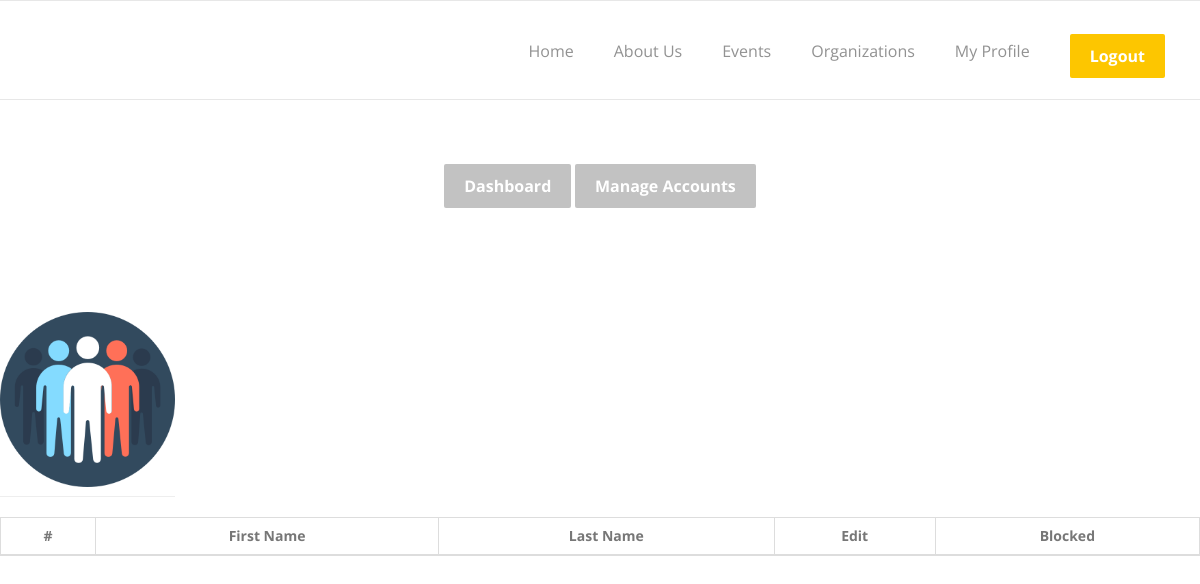
The app's page /lists_volunteers.php, older data.
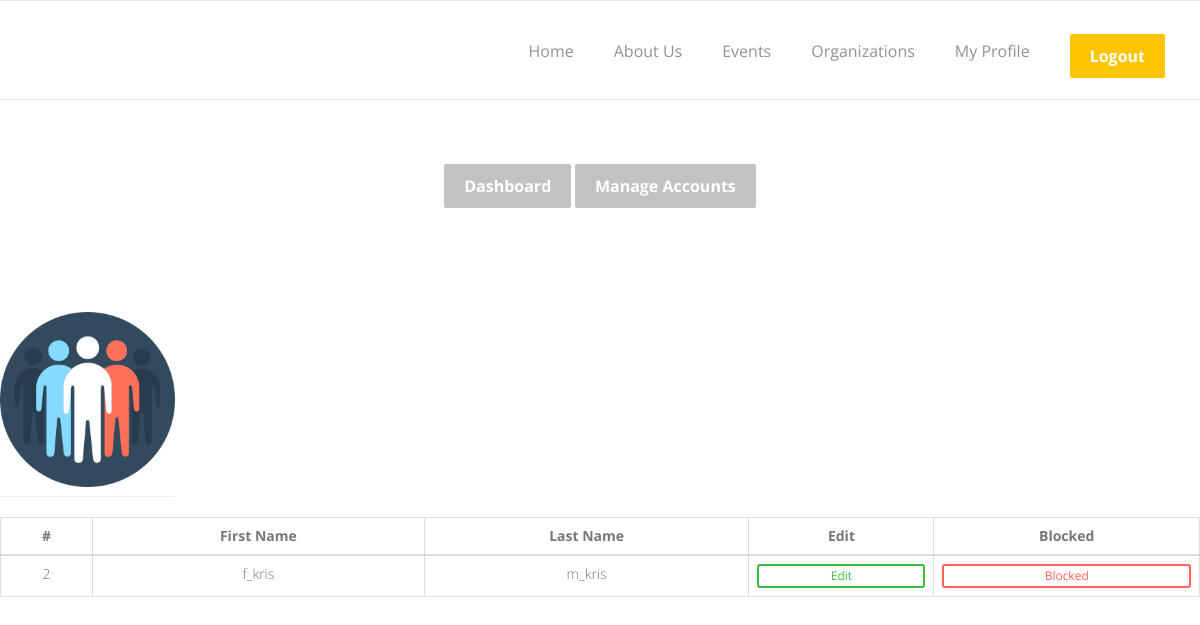
The same page, newer data.
### tables this page shows
CREATE TABLE `user` (
  `user_id` int(11) NOT NULL,
  `user_name` varchar(50) NOT NULL,
  `user_password` varchar(50) NOT NULL,
  `user_type` varchar(50) NOT NULL,
  `first_name` text NOT NULL,
  `middle_name` text NOT NULL,
  `last_name` text NOT NULL,
  `email_address` text NOT NULL,
  `status` tinyint(1) NOT NULL,
  `blocked` tinyint(1) NOT NULL,
  `no_missed_activities` int(11) NOT NULL,
  `advocacies` text NOT NULL,
  `user_occupation` text NOT NULL
);

### lists_volunteers.php (the view, shortened to what this page needs)
<!DOCTYPE html>
<?php
include ('Header1.php');
include('sql_connect.php');
?>
      <div class="text-center">
        <a href="admin_dashboard.php"><button class="navbar-btn nav-button" id="login" style="visibility: visible; animation-name: bounceInRight;">Dashboard</button></a>
        <a href=""><button class="navbar-btn nav-button" id="manage_account" style="visibility: visible; animation-name: bounceInRight;">Manage Accounts</button></a>
      </div>
      <div id="wrapper">
          <div id="page-wrapper">
                <div class="row">
                  <div class="col-xs-2">
                      <h1 class="page-header">
                          <a href="lists_organizations.php"><img src="assets/img/icons/png/team-3.png"></a>
                      </h1>
                  </div>
                </div>
          </div>
      </div>
      <div class ="center" class="table-responsive">
                    <table class="table table-bordered table-hover" id='acc'>
                        <thead >
                            <tr>
                                <th class='center'>#</th>
                                <th class='center'>First Name</th>
																<th class='center'>Last Name</th>
								                <th class='center'>Edit</th>
								                <th class='center'>Blocked</th>
                            </tr>
                            </thead>
                            <tbody id='tableId'>
                            <?php
                                $counter = 0;
                                $table = 'SELECT * FROM user WHERE user_type != "admin" && user_type != "organization"';
                                $info = mysqli_query($sql, $table);
                                while($row = mysqli_fetch_array($info)){
								                    echo"
									                    <tr>
										                      <td id='td0".$counter."'>".$row[0]."</td>
										                      <td id='td1".$counter."'>".$row[4]."</td>
                                          <td id='td2".$counter."'>".$row[5]."</td>";
                                      		echo"<td id='td3".$counter."'><input type='button' class='btn btn-success btn-xs' id='edit".$counter."' onclick='getEdit(".$counter.")' value='Edit'></td>
                                          <td id='td4".$counter."'><input type='button' class='btn btn-danger btn-xs' id='blocked".$counter."' onclick='getDelete(".$counter.")' value='Blocked'></td>
                                          </tr>";
                                          $counter++;}
                                    ?>
                                    </tbody>
                                </table>
                            </div>
    </body>
</html>

### Header1.php (shortened to what this page needs)
<!DOCTYPE html>
<html>
<head>
  <link rel="stylesheet" href="/assets/css/normalize.css">
  <link rel="stylesheet" href="assets/css/font-awesome.min.css">
  <link rel="stylesheet" href="assets/css/fontello.css">
  <link href="assets/fonts/icon-7-stroke/css/pe-icon-7-stroke.css" rel="stylesheet">
  <link href="assets/fonts/icon-7-stroke/css/helper.css" rel="stylesheet">
  <link href="assets/css/animate.css" rel="stylesheet" media="screen">
  <link rel="stylesheet" href="assets/css/bootstrap-select.min.css">
  <link rel="stylesheet" href="bootstrap/css/bootstrap.min.css">
  <link rel="stylesheet" href="assets/css/owl.theme.css">
  <link rel="stylesheet" href="assets/css/owl.transitions.css">
  <link rel="stylesheet" href="assets/css/style.css">
  <link rel="stylesheet" href="assets/css/responsive.css">
</head>
<body>
<nav class="navbar navbar-default ">
  <div class="container">
    <div class="navbar-header">
        <a class="navbar-brand" href="index.html"><img src="" alt=""></a>
    </div>
    <div class="collapse navbar-collapse yamm" id="navigation">
        <div class="button navbar-right">
            <a href="login.php"><button class="navbar-btn nav-button wow bounceInRight login" id="login">Logout</button></a>
        </div>
        <ul class="main-nav nav navbar-nav navbar-right">
        	<li class="wow fadeInDown"><a class="" href="login.php">Home</a></li>
        	<li class="wow fadeInDown"><a class="" href="">About Us</a></li>
        	<li class="wow fadeInDown"><a class="" href="events.php">Events</a></li>
        	<li class="wow fadeInDown"><a class="" href="lists_organizations.php">Organizations</a></li>
          <li class="wow fadeInDown"><a class="" href="admin_dashboard.php">My Profile</a></li>
        </ul>
    </div>
  </div>
</nav>
</body>
</html>

### assets/css/style.css (style rules this page uses)
html, body { width: 100%; overflow-x: hidden; }
body { height:100%; font-family: 'Open Sans', sans-serif; font-weight: 300; padding:0; margin:0; font-size:14px; line-height: 28px; color: #777; background: #fff; position: relative; }
h1, .h1, h2, .h2, h3, .h3, h4, .h4, h5, .h5, h6, .h6, p, .navbar, .brand, .btn-simple { -moz-osx-font-smoothing: grayscale; -webkit-font-smoothing: antialiased; }
h1, .h1, h2, .h2, h3, .h3, h4, .h4 { font-weight: 400; }
h1, .h1 { font-size: 52px; }
a { color: #d27e04; outline: 0; font-weight: bold; -webkit-transition: all .8s ease; transition: all .8s ease; }
img { height: auto; max-width: 100%; vertical-align: middle; border: 0px none; }
input { outline: 0; border: none; width: 100%; height: inherit; color: #333333; font-size: 16px; padding: 5px 15px; border-radius: 3px; }
button { border-radius: 3px; outline: thin dotted; outline: 5px auto -webkit-focus-ring-color; outline-offset: -2px; outline: 0; outline-offset: 0; border: none; overflow: visible; }
button, select { text-transform: none; }
button, html input[type="button"], input[type="reset"], input[type="submit"] { -webkit-appearance: button; cursor: pointer; }
input { line-height: normal; }
.btn { border-width: 2px; background-color: rgba(0,0,0,.0); font-weight: 400; opacity: 0.8; padding: 8px 16px; }
.btn-sm, .btn-xs { border-radius: 3px; font-size: 12px; padding: 5px 10px; }
.btn-xs { padding: 1px 5px; }
.btn-success { color: #05AE0E; border-color: #05AE0E; }
.btn-danger { color: #FF3B30; border-color: #FF3B30; }
.navbar-default .navbar-nav > li > a { color: #929292; font-size: 16px; font-weight: 400; text-transform: capitalize; position: relative; }
.navbar-nav > li > a { padding-right: 20px; padding-left: 20px; }
.navbar-default .navbar-nav > li > a::after { background-color: #FDC600; bottom: -24px; content: ""; height: 5px; left: 0; position: absolute; transition: all 0.2s ease 0s; width: 0%; }
.navbar-nav.navbar-right:last-child { margin-right: 20px }
.main-nav { padding-top: 10px; }
.button.navbar-right { padding-top: 10px; }
.nav-button { background-color: #c2c2c2; border: medium none; color: #fff; font-size: 16px; padding: 8px 20px; border-radius: 2px; -webkit-transition: all 0.4s ease; -moz-transition: all 0.4s ease; -ms-transition: all 0.4s ease; transition: all 0.4s ease; }
.nav-button.login { background-color: #FDC600; margin-right: 5px; }
.navbar { margin-bottom: 0px; min-height: 100px; }
.navbar-default { background-image: none; background-color: #fff; background-repeat: repeat-x; border-radius: 4px; box-shadow: none; }
.navbar .container { padding-top: 15px }
.navbar-default { background-image: none; background-color: #FFF; background-repeat: repeat-x; border-radius: 0px; box-shadow: none; border-left: none; border-right: none; }
.yamm .nav, .yamm .collapse, .yamm .dropup, .yamm .dropdown { position: static; }
.center { text-align: center; }

Row changes from the older to the newer data that the page shows:
added user: user_id "2", first_name "f_kris", middle_name "m_kris"
